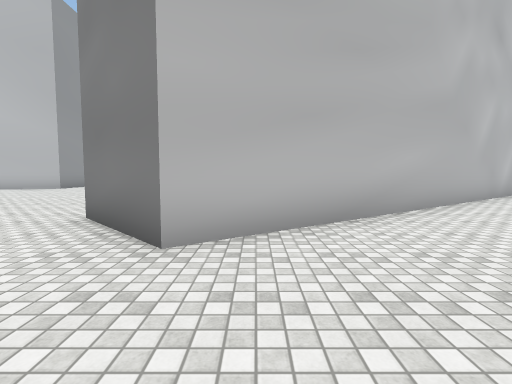
View 1 (above)

16 first-person views from a walk through a Unity game level. The camera is 1.4 m above the floor, tilts 4° down and sees 85° across. The floor is counted in squares, 2 m on a side. Each view is taken from the middle of a square. On the plan, view 1 faces up. The plan holds only what a view shows up to about 9 squares ahead; the rest is blank. The place goes on beyond the plan. The player is left out. Some animated figures are not drawn. Some surface patterns are stand-ins.

View 2
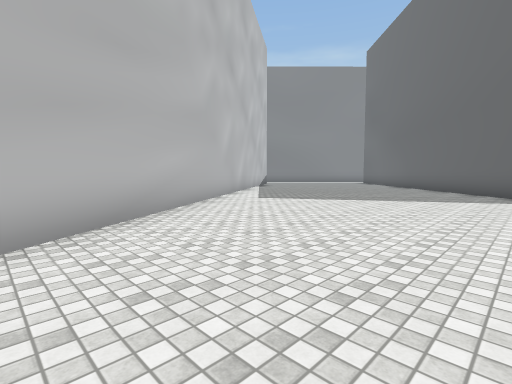

View 3
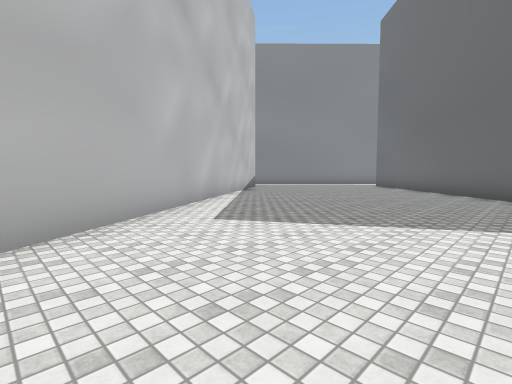

View 4
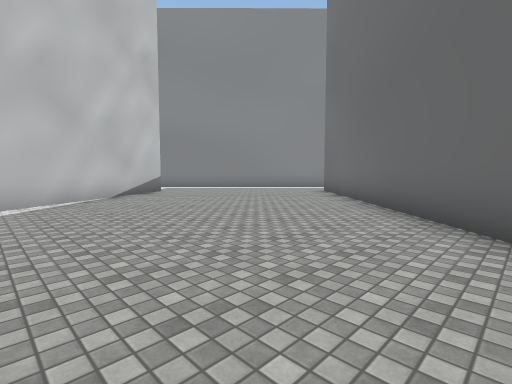

View 5
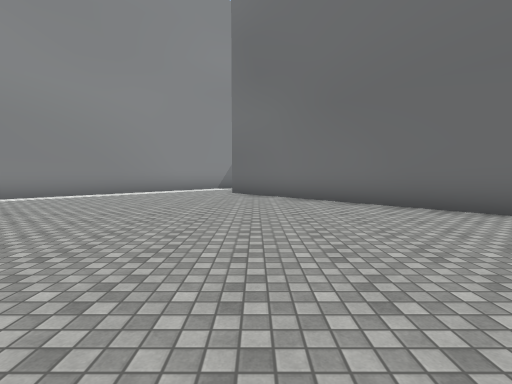

View 6
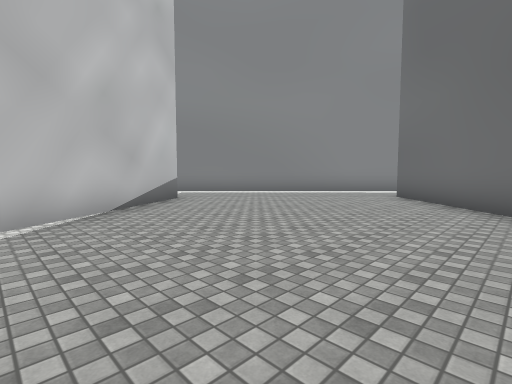

View 7
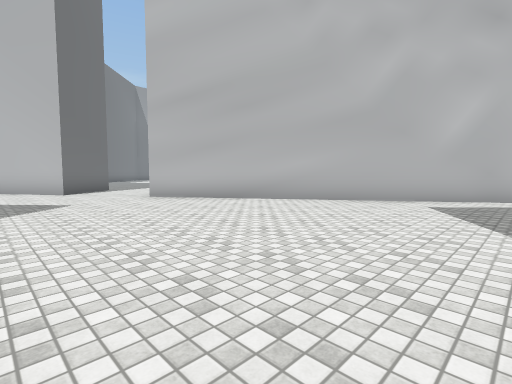

View 8
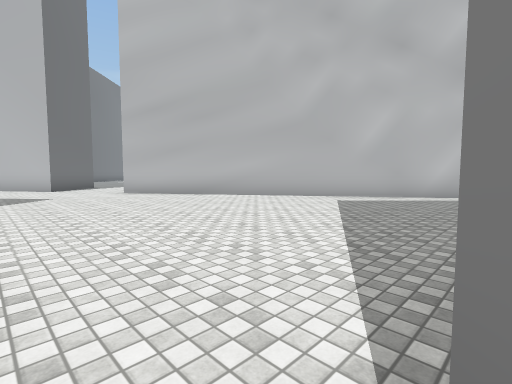

View 9
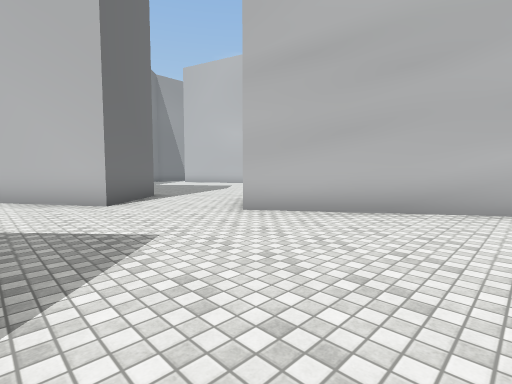

View 10
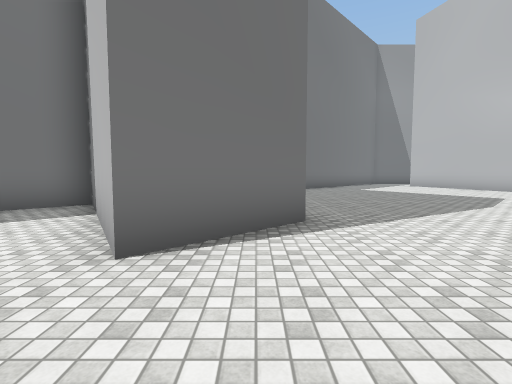

View 11
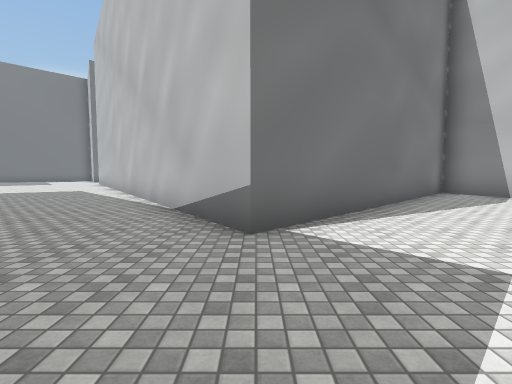

View 12
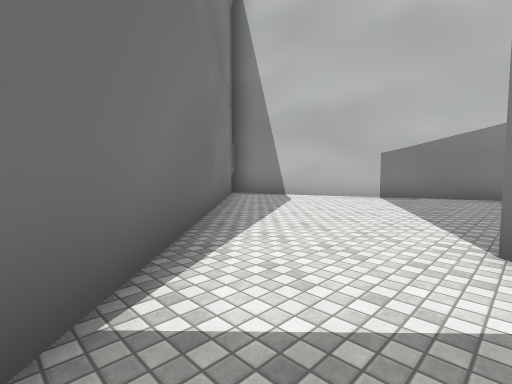

View 13
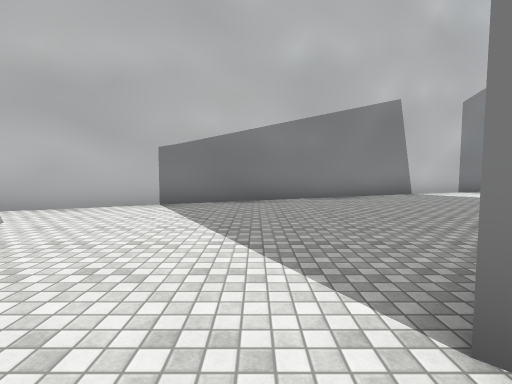

View 14
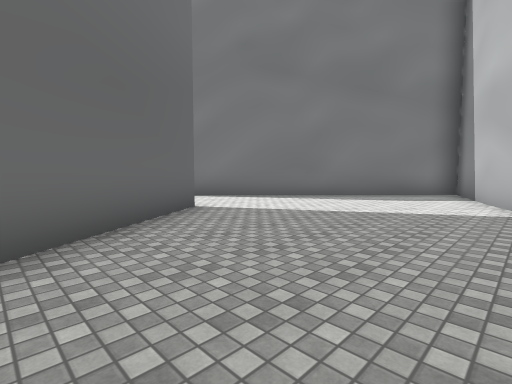

View 15
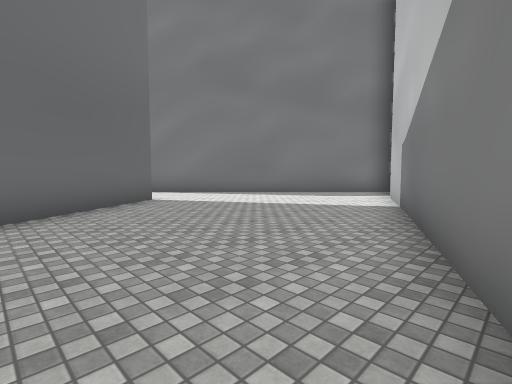

View 16
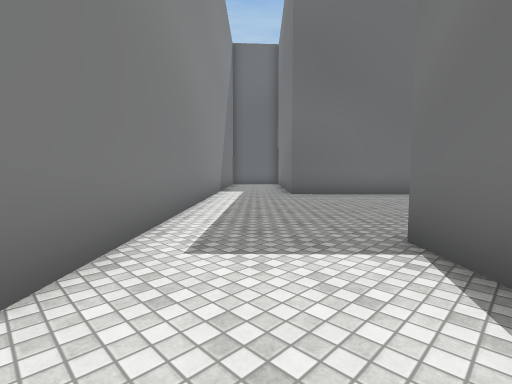

### Floor plan
Points are (right, up) in squares from view 1. A wall is a line through its corners. A room is listed if a view was taken in it or the views show most of it. See-through windows are left out.
Room 1 (views 1, 2, 3, 4, 5, 6, 7, 8, 9, 10, 11, 12)
walls: (9.9, 0.4) (17.6, 7.8); (12.9, 11.9) (-0.9, 2.5); (17.5, 11.3) (14.9, 13.9); (-3.2, 0.9) (-6.9, -1.6)
ways out: opening at (13.5, 13.5) to room 2; opening at (-2.7, 2)
Room 2 (views 13, 14, 15, 16)
walls: (14.9, 13.9) (13.8, 15) (17, 17.2); (17.5, 22.8) (6.6, 18.3) (12.9, 11.9)
ways out: opening at (13.5, 13.5) to room 1

Where each view was taken, in squares from view 1:
view 1: 0 up, 0 right, facing up
view 2: 0 up, 0 right, facing up-right
view 3: 2 up, 3 right, facing up-right
view 4: 2 up, 8 right, facing up-right
view 5: 7 up, 8 right, facing right
view 6: 5 up, 9 right, facing up-right
view 7: 1 down, 7 right, facing up-left
view 8: 1 down, 9 right, facing up-left
view 9: 1 down, 3 right, facing up-left
view 10: 2 up, 1 left, facing left
view 11: 12 up, 16 right, facing left
view 12: 12 up, 14 right, facing up-left
view 13: 14 up, 13 right, facing up
view 14: 20 up, 17 right, facing down-left
view 15: 22 up, 17 right, facing down-left
view 16: 15 up, 12 right, facing down-right
